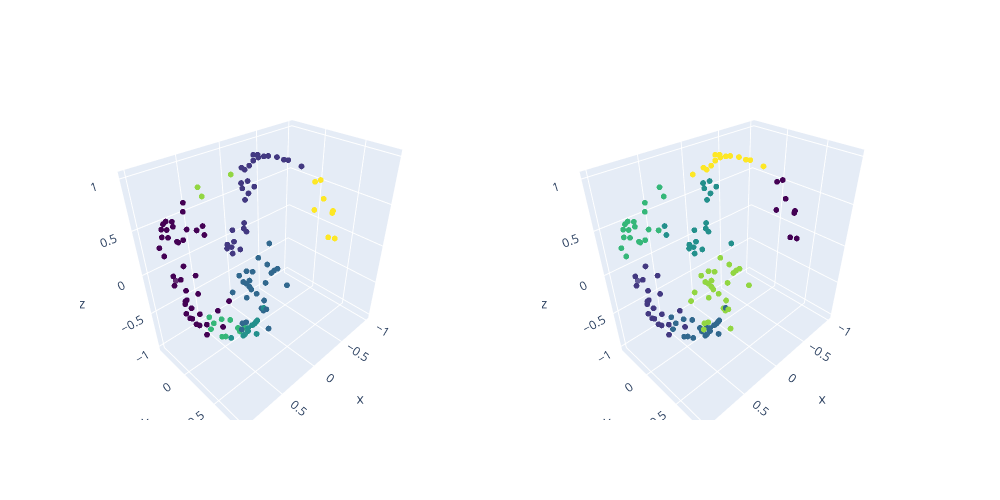

Notebook code cell kept with this figure:
### Code cell
#Perfom clustering on the transformed 3d points with k = 7 and plot the clusters on the 3d plot

km7 = cluster.KMeans(n_clusters=7).fit(transformed)

from plotly.subplots import make_subplots

fig = make_subplots(rows=1, cols=2, specs=[[{'type': 'scatter3d'}, {'type': 'scatter3d'}]])



fig.add_trace(go.Scatter3d(x=transformed[:,0], y=transformed[:,1], z=transformed[:,2], mode='markers', marker=dict(color=np_Y, colorscale='Viridis', opacity=0.8, size=2)), row=1, col=1)
fig.add_trace(go.Scatter3d(x=transformed[:,0], y=transformed[:,1], z=transformed[:,2], mode='markers', marker=dict(color=km7.labels_, colorscale='Viridis', opacity=0.8, size=2)), row=1, col=2)

fig.update_layout(width=1000, height=500, showlegend=False)
fig.show()

### Figure 1 — Plotly figure (JSON) as saved in the notebook; plotly's stock layout.template omitted (floating-point values rounded to 4 significant figures; data arrays with more than 128 entries replaced by an {"elided": "..."} marker saying what was removed)
{"data": [{"marker": {"color": {"elided": "1649 int values"}, "colorscale": [[0, "#440154"], [0.1111, "#482878"], [0.2222, "#3e4989"], [0.3333, "#31688e"], [0.4444, "#26828e"], [0.5556, "#1f9e89"], [0.6667, "#35b779"], [0.7778, "#6ece58"], [0.8889, "#b5de2b"], [1, "#fde725"]], "opacity": 0.8, "size": 2}, "mode": "markers", "scene": "scene", "type": "scatter3d", "x": {"elided": "1649 float values"}, "y": {"elided": "1649 float values"}, "z": {"elided": "1649 float values"}}, {"marker": {"color": {"elided": "1649 int values"}, "colorscale": [[0, "#440154"], [0.1111, "#482878"], [0.2222, "#3e4989"], [0.3333, "#31688e"], [0.4444, "#26828e"], [0.5556, "#1f9e89"], [0.6667, "#35b779"], [0.7778, "#6ece58"], [0.8889, "#b5de2b"], [1, "#fde725"]], "opacity": 0.8, "size": 2}, "mode": "markers", "scene": "scene2", "type": "scatter3d", "x": {"elided": "1649 float values"}, "y": {"elided": "1649 float values"}, "z": {"elided": "1649 float values"}}], "layout": {"height": 500, "scene": {"domain": {"x": [0, 0.45], "y": [0, 1]}}, "scene2": {"domain": {"x": [0.55, 1], "y": [0, 1]}}, "showlegend": false, "width": 1000}}
